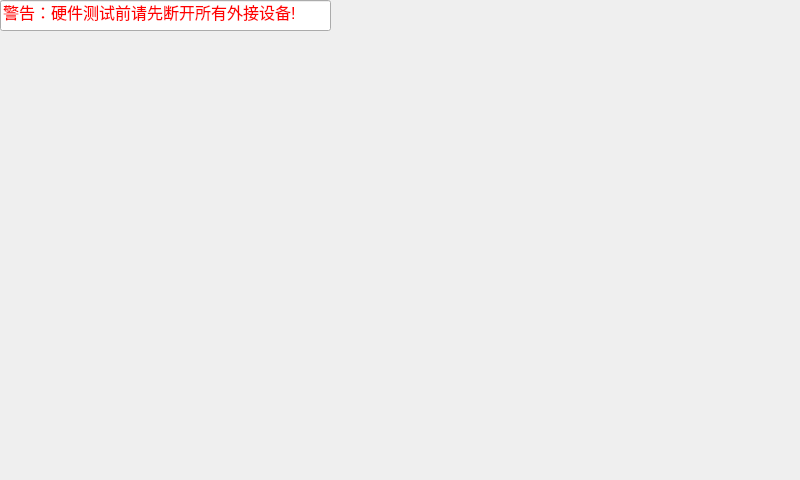
<?xml version="1.0" encoding="UTF-8"?>
<ui version="4.0">
 <class>Form</class>
 <widget class="QWidget" name="Form">
  <property name="geometry">
   <rect>
    <x>0</x>
    <y>0</y>
    <width>800</width>
    <height>480</height>
   </rect>
  </property>
  <property name="windowTitle">
   <string>Form</string>
  </property>
  <property name="autoFillBackground">
   <bool>true</bool>
  </property>
  <property name="styleSheet">
   <string notr="true">background-image: url(:/image/main2.jpg);</string>
  </property>
  <widget class="QLineEdit" name="lineEdit">
   <property name="geometry">
    <rect>
     <x>0</x>
     <y>0</y>
     <width>331</width>
     <height>31</height>
    </rect>
   </property>
   <property name="font">
    <font>
     <pointsize>12</pointsize>
    </font>
   </property>
   <property name="layoutDirection">
    <enum>Qt::LeftToRight</enum>
   </property>
   <property name="autoFillBackground">
    <bool>false</bool>
   </property>
   <property name="styleSheet">
    <string notr="true">color: rgb(255, 0, 0);</string>
   </property>
   <property name="text">
    <string>警告：硬件测试前请先断开所有外接设备!</string>
   </property>
   <property name="readOnly">
    <bool>true</bool>
   </property>
  </widget>
 </widget>
 <resources/>
 <connections/>
</ui>
